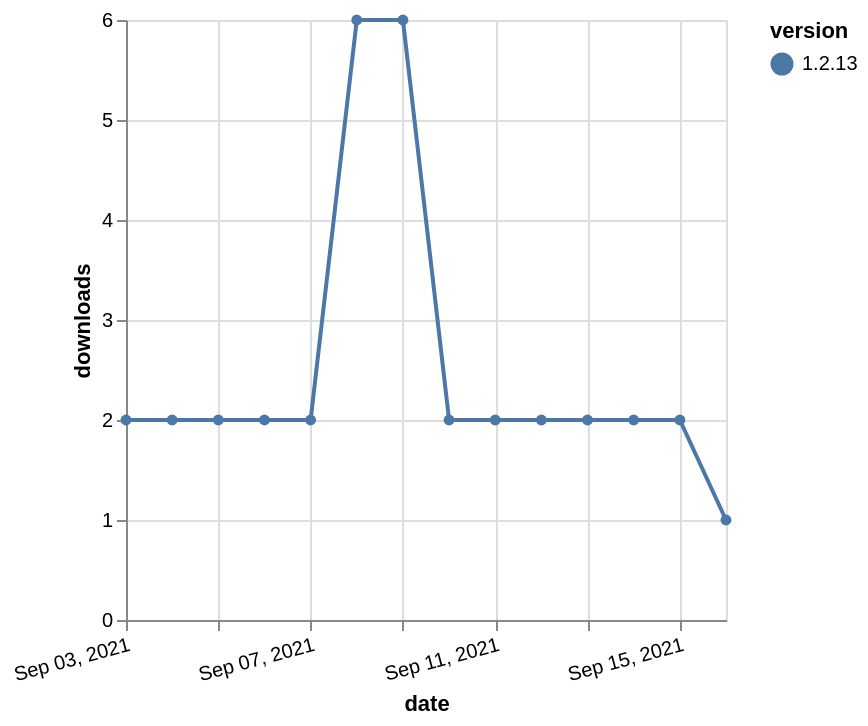

Specify this chart in Vega-Lite:
### Vega-Lite specification from a JSON file in a GitHub repository (floating-point values rounded to 4 significant figures)
{"$schema": "https://vega.github.io/schema/vega-lite/v5.json", "description": "A simple bar chart with embedded data.", "data": {"values": [{"date": "2021-09-03", "total": 4829, "delta": 2, "version": "1.2.13"}, {"date": "2021-09-04", "total": 4831, "delta": 2, "version": "1.2.13"}, {"date": "2021-09-05", "total": 4833, "delta": 2, "version": "1.2.13"}, {"date": "2021-09-06", "total": 4835, "delta": 2, "version": "1.2.13"}, {"date": "2021-09-07", "total": 4837, "delta": 2, "version": "1.2.13"}, {"date": "2021-09-08", "total": 4843, "delta": 6, "version": "1.2.13"}, {"date": "2021-09-09", "total": 4849, "delta": 6, "version": "1.2.13"}, {"date": "2021-09-10", "total": 4851, "delta": 2, "version": "1.2.13"}, {"date": "2021-09-11", "total": 4853, "delta": 2, "version": "1.2.13"}, {"date": "2021-09-12", "total": 4855, "delta": 2, "version": "1.2.13"}, {"date": "2021-09-13", "total": 4857, "delta": 2, "version": "1.2.13"}, {"date": "2021-09-14", "total": 4859, "delta": 2, "version": "1.2.13"}, {"date": "2021-09-15", "total": 4861, "delta": 2, "version": "1.2.13"}, {"date": "2021-09-16", "total": 4862, "delta": 1, "version": "1.2.13"}]}, "width": "container", "mark": {"type": "line", "point": {"filled": true}}, "encoding": {"x": {"field": "date", "type": "temporal", "timeUnit": "yearmonthdate", "title": "date", "axis": {"labelAngle": -15}}, "y": {"field": "delta", "type": "quantitative", "title": "downloads"}, "color": {"field": "version", "type": "nominal"}, "tooltip": {"field": "delta"}}}
